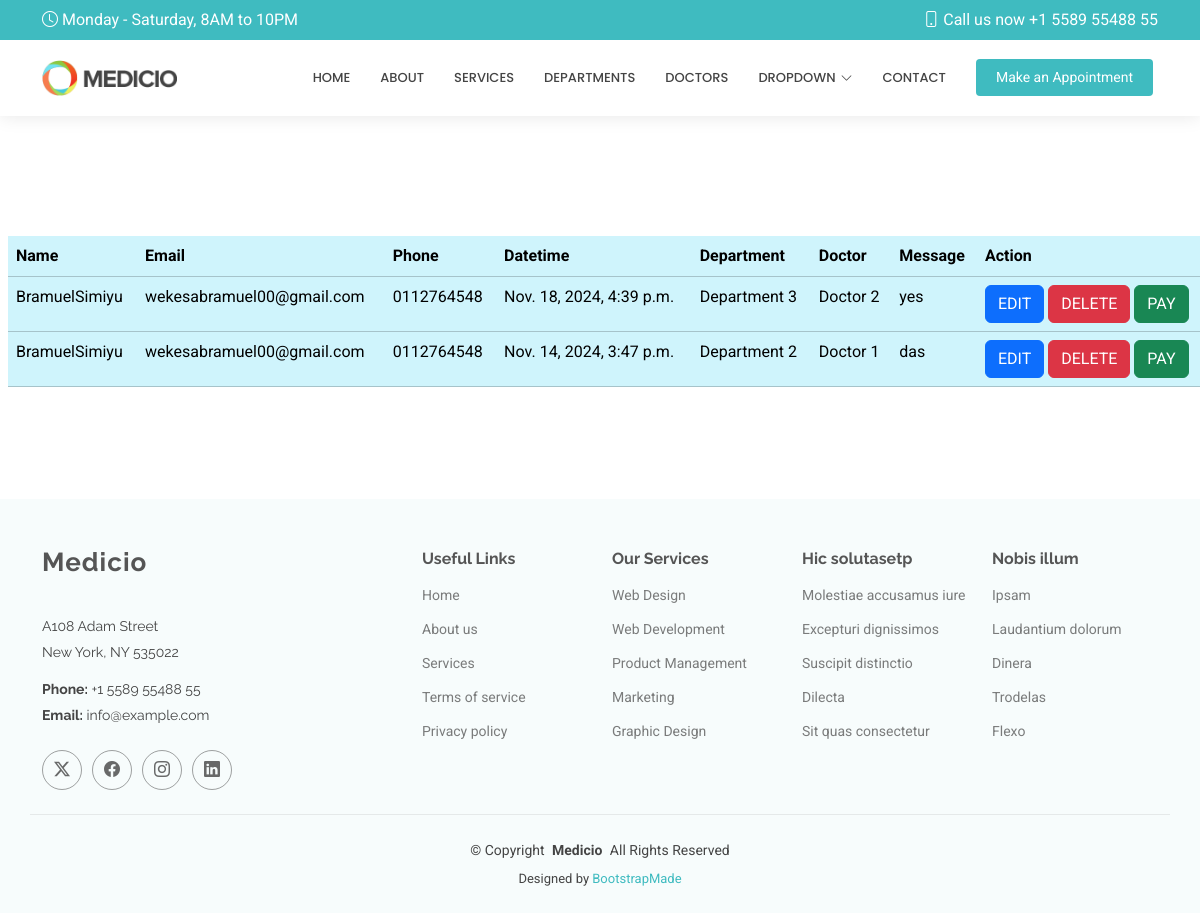
Page /show/ on the committed database.
### GoApp/models.py (models this page shows, shortened)
class Appointment(models.Model):
   name = models.CharField(max_length=100)
   email =models.EmailField()
   phone = models.CharField(max_length=13)
   date= models.DateTimeField()
   department=models.CharField(max_length=50)
   doctor = models.CharField(max_length=60)
   message = models.TextField()

### GoApp/views.py (the view)
# urls.py: path('show/', views.show, name='show'),
def show(request):
    allappointments = Appointment.objects.all()
    return render(request,'show.html',{'appointment':allappointments})

### template/show.html
{% extends 'starter-page.html' %}
{% load static  %}
{% block body %}
    <br><br><br><br>
    <table class="table mt-4 ms-2 me-2 table-info">
    <tr>
        <th>Name</th>
        <th>Email</th>
        <th>Phone</th>
        <th>Datetime</th>
        <th>Department</th>
        <th>Doctor</th>
        <th>Message</th>
        <th>Action</th>
    </tr>
  {% for x in appointment %}
    <tr>
        <td>{{ x.name }}</td>
        <td>{{ x.email }}</td>
        <td>{{ x.phone }}</td>
        <td>{{ x.date }}</td>
        <td>{{ x.department }}</td>
        <td>{{ x.doctor }}</td>
        <td>{{ x.message }}</td>
        <td>
            <a href="/edit/{{ x.id }}" class="btn btn-primary">EDIT</a>
            <a href="/delete/{{ x.id }}" class="btn btn-danger">DELETE</a>
            <a href="" class="btn btn-success">PAY</a>
        </td>
    </tr>
    {% endfor %}
 </table><br><br><br><br>
{% endblock %}

### template/starter-page.html (shortened to what this page needs)
<!DOCTYPE html>
<html lang="en">
<head>
    {% load static %}
  <link href="{% static 'assets/vendor/bootstrap/css/bootstrap.min.css' %}" rel="stylesheet">
  <link href="{% static 'assets/vendor/bootstrap-icons/bootstrap-icons.css' %}" rel="stylesheet">
  <link href="{% static 'assets/vendor/aos/aos.css' %}" rel="stylesheet">
  <link href="{% static 'assets/vendor/fontawesome-free/css/all.min.css' %}" rel="stylesheet">
  <link href="{% static 'assets/vendor/glightbox/css/glightbox.min.css' %}" rel="stylesheet">
  <link href="{% static 'assets/vendor/swiper/swiper-bundle.min.css' %}" rel="stylesheet">
  <link href="{% static 'assets/css/main.css' %}" rel="stylesheet">
</head>
<body class="index-page">
  <header id="header" class="header sticky-top">
    <div class="topbar d-flex align-items-center">
      <div class="container d-flex justify-content-center justify-content-md-between">
        <div class="d-none d-md-flex align-items-center">
          <i class="bi bi-clock me-1"></i> Monday - Saturday, 8AM to 10PM
        </div>
        <div class="d-flex align-items-center">
          <i class="bi bi-phone me-1"></i> Call us now +1 5589 55488 55
        </div>
      </div>
    </div>
    <div class="branding d-flex align-items-center">
      <div class="container position-relative d-flex align-items-center justify-content-end">
        <a href="index.html" class="logo d-flex align-items-center me-auto">
          <img src="{% static 'assets/img/logo.png' %}" alt="">
        </a>
        <nav id="navmenu" class="navmenu">
          <ul>
           <li><a href="{% url 'index' %}">Home</a></li>
            <li><a href="{% url 'about' %}">About</a></li>
            <li><a href="{% url 'services' %}">Services</a></li>
            <li><a href="#departments">Departments</a></li>
            <li><a href="{% url 'doctors' %}">Doctors</a></li>
            <li class="dropdown"><a href="#"><span>Dropdown</span> <i class="bi bi-chevron-down toggle-dropdown"></i></a>
            </li>
            <li><a href="{% url 'contact' %}">Contact</a></li>
          </ul>
        </nav>
         <a class="cta-btn" href="{% url 'appointment' %}">Make an Appointment</a>
      </div>
    </div>
  </header>
  <main class="main">
    {% block body %}
    {% endblock %}
  </main>
  <footer id="footer" class="footer light-background">
    <div class="container footer-top">
      <div class="row gy-4">
        <div class="col-lg-4 col-md-6 footer-about">
          <a href="index.html" class="logo d-flex align-items-center">
            <span class="sitename">Medicio</span>
          </a>
          <div class="footer-contact pt-3">
            <p>A108 Adam Street</p>
            <p>New York, NY 535022</p>
            <p class="mt-3"><strong>Phone:</strong> <span>+1 5589 55488 55</span></p>
            <p><strong>Email:</strong> <span>info@example.com</span></p>
          </div>
          <div class="social-links d-flex mt-4">
            <a href=""><i class="bi bi-twitter-x"></i></a>
            <a href=""><i class="bi bi-facebook"></i></a>
            <a href=""><i class="bi bi-instagram"></i></a>
            <a href=""><i class="bi bi-linkedin"></i></a>
          </div>
        </div>
        <div class="col-lg-2 col-md-3 footer-links">
          <h4>Useful Links</h4>
          <ul>
            <li><a href="#">Home</a></li>
            <li><a href="#">About us</a></li>
            <li><a href="#">Services</a></li>
            <li><a href="#">Terms of service</a></li>
            <li><a href="#">Privacy policy</a></li>
          </ul>
        </div>
        <div class="col-lg-2 col-md-3 footer-links">
          <h4>Our Services</h4>
          <ul>
            <li><a href="#">Web Design</a></li>
            <li><a href="#">Web Development</a></li>
            <li><a href="#">Product Management</a></li>
            <li><a href="#">Marketing</a></li>
            <li><a href="#">Graphic Design</a></li>
          </ul>
        </div>
        <div class="col-lg-2 col-md-3 footer-links">
          <h4>Hic solutasetp</h4>
          <ul>
            <li><a href="#">Molestiae accusamus iure</a></li>
            <li><a href="#">Excepturi dignissimos</a></li>
            <li><a href="#">Suscipit distinctio</a></li>
            <li><a href="#">Dilecta</a></li>
            <li><a href="#">Sit quas consectetur</a></li>
          </ul>
        </div>
        <div class="col-lg-2 col-md-3 footer-links">
          <h4>Nobis illum</h4>
          <ul>
            <li><a href="#">Ipsam</a></li>
            <li><a href="#">Laudantium dolorum</a></li>
            <li><a href="#">Dinera</a></li>
            <li><a href="#">Trodelas</a></li>
            <li><a href="#">Flexo</a></li>
          </ul>
        </div>
      </div>
    </div>
    <div class="container copyright text-center mt-4">
      <p>© <span>Copyright</span> <strong class="px-1 sitename">Medicio</strong> <span>All Rights Reserved</span></p>
      <div class="credits">
        Designed by <a href="https://bootstrapmade.com/">BootstrapMade</a>
      </div>
    </div>
  </footer>
</body>
</html>

### static/assets/css/main.css (style rules this page uses)
:root { --default-font: "Roboto", system-ui, -apple-system, "Segoe UI", Roboto, "Helvetica Neue", Arial, "Noto Sans", "Liberation Sans", sans-serif, "Apple Color Emoji", "Segoe UI Emoji", "Segoe UI Symbol", "Noto Color Emoji"; --heading-font: "Raleway", sans-serif; --nav-font: "Poppins", sans-serif; }
:root { --background-color: #ffffff; --default-color: #444444; --heading-color: #555555; --accent-color: #3fbbc0; --surface-color: #ffffff; --contrast-color: #ffffff; }
:root { --nav-color: #444444; --nav-hover-color: #3fbbc0; --nav-mobile-background-color: #ffffff; --nav-dropdown-background-color: #ffffff; --nav-dropdown-color: #444444; --nav-dropdown-hover-color: #3fbbc0; }
.light-background { --background-color: #f7fcfc; --surface-color: #ffffff; }
:root { scroll-behavior: smooth; }
body { color: var(--default-color); background-color: var(--background-color); font-family: var(--default-font); }
a { color: var(--accent-color); text-decoration: none; transition: 0.3s; }
h1, h2, h3, h4, h5, h6 { color: var(--heading-color); font-family: var(--heading-font); }
.header { color: var(--default-color); background-color: var(--background-color); transition: all 0.5s; z-index: 997; box-shadow: 0px 0 18px rgba(0, 0, 0, 0.1); }
.header .topbar { background-color: var(--accent-color); color: var(--contrast-color); height: 40px; padding: 0; transition: all 0.5s; }
.header .branding { min-height: 60px; padding: 10px 0; }
.header .logo { line-height: 1; }
.header .logo img { max-height: 36px; margin-right: 8px; }
.header .cta-btn, .header .cta-btn:focus { color: var(--contrast-color); background: var(--accent-color); font-size: 14px; padding: 8px 20px; margin: 0 5px 0 30px; border-radius: 4px; transition: 0.3s; }
@media (min-width: 1200px) { .navmenu { padding: 0; } }
@media (min-width: 1200px) { .navmenu ul { margin: 0; padding: 0; display: flex; list-style: none; align-items: center; } }
@media (min-width: 1200px) { .navmenu li { position: relative; } }
@media (min-width: 1200px) { .navmenu a, .navmenu a:focus { color: var(--nav-color); padding: 18px 15px; font-size: 13px; font-family: var(--nav-font); font-weight: 500; text-transform: uppercase; display: flex; align-items: center; justify-content: space-between; white-space: nowrap; transition: 0.3s; } }
@media (min-width: 1200px) { .navmenu a i, .navmenu a:focus i { font-size: 12px; line-height: 0; margin-left: 5px; transition: 0.3s; } }
@media (min-width: 1200px) { .navmenu li:last-child a { padding-right: 0; } }
.footer { color: var(--default-color); background-color: var(--background-color); font-size: 14px; position: relative; }
.footer .footer-top { padding-top: 50px; }
.footer .footer-about .logo { line-height: 1; margin-bottom: 25px; }
.footer .footer-about .logo span { color: var(--heading-color); font-family: var(--heading-font); font-size: 26px; font-weight: 700; letter-spacing: 1px; }
.footer .footer-about p { font-size: 14px; font-family: var(--heading-font); }
.footer .social-links a { display: flex; align-items: center; justify-content: center; width: 40px; height: 40px; border-radius: 50%; border: 1px solid color-mix(in srgb, var(--default-color), transparent 50%); font-size: 16px; color: color-mix(in srgb, var(--default-color), transparent 20%); margin-right: 10px; transition: 0.3s; }
.footer h4 { font-size: 16px; font-weight: bold; position: relative; padding-bottom: 12px; }
.footer .footer-links { margin-bottom: 30px; }
.footer .footer-links ul { list-style: none; padding: 0; margin: 0; }
.footer .footer-links ul li { padding: 10px 0; display: flex; align-items: center; }
.footer .footer-links ul li:first-child { padding-top: 0; }
.footer .footer-links ul a { color: color-mix(in srgb, var(--default-color), transparent 30%); display: inline-block; line-height: 1; }
.footer .footer-contact p { margin-bottom: 5px; }
.footer .copyright { padding: 25px 0; border-top: 1px solid color-mix(in srgb, var(--default-color), transparent 90%); }
.footer .copyright p { margin-bottom: 0; }
.footer .credits { margin-top: 8px; font-size: 13px; }

### rows in the picture
Appointment: name "BramuelSimiyu", email "wekesabramuel00@gmail.com", phone "0112764548", date "Nov. 18, 2024, 4:39 p.m.", department "Department 3", doctor "Doctor 2", message "yes"
Appointment: name "BramuelSimiyu", email "wekesabramuel00@gmail.com", phone "0112764548", date "Nov. 14, 2024, 3:47 p.m.", department "Department 2", doctor "Doctor 1", message "das"
